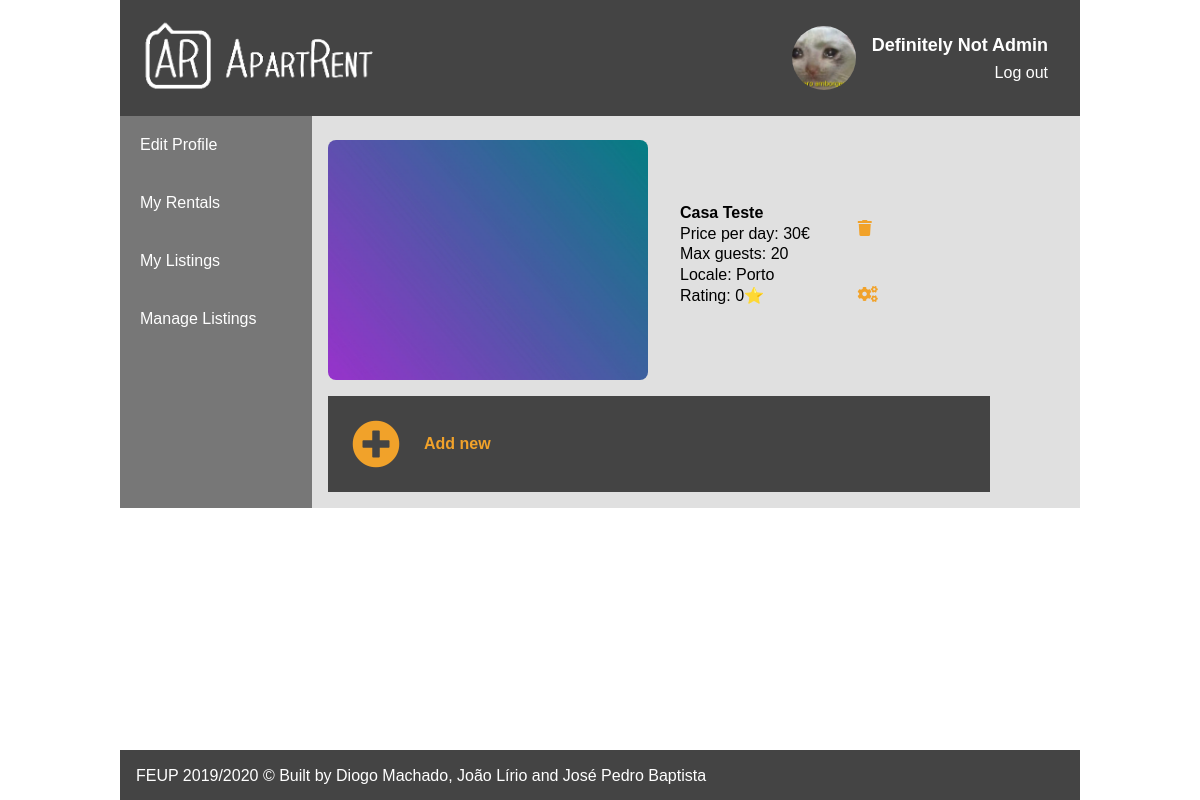
Page /pages/listings.php?manage=1 (signed in) on the committed database.
### tables this page shows
CREATE TABLE Apartment (id INTEGER PRIMARY KEY AUTOINCREMENT, address VARCHAR NOT NULL, postal_code CHAR (8) NOT NULL, daily_price REAL NOT NULL, description TEXT, owner INTEGER REFERENCES User (idUser), locale TEXT NOT NULL, listing_name TEXT NOT NULL, n_guests INTEGER NOT NULL CONSTRAINT "Number Guests" CHECK (n_guests > 0), n_ratings INTEGER DEFAULT (0) NOT NULL CONSTRAINT "Number Ratings" CHECK (n_ratings >= 0), average_rating DOUBLE CONSTRAINT "Average Rating Limits" CHECK (0.0 <= average_rating <= 5.0), CHECK (daily_price > 0), CHECK (postal_code LIKE '____-___'));

### pages/listings.php (called while the page is built, shortened)
<?php
    include_once('../templates/header.php');
    include_once('../templates/listings.php');
    include_once('../templates/footer.php');
?>

### includes/session.php (called while the page is built, shortened)
<?php
    function getUserID() {
        return $_SESSION['userID'];
    }
?>

### database/db_apartRent.php (called while the page is built, shortened)
<?php
    function getApartmentByID($id) {
        global $db;
        $stmt = $db->prepare('SELECT *
                              FROM Apartment
                              WHERE id = :id');
        $stmt->bindParam(":id", $id, PDO::PARAM_INT);
        $stmt->execute();
        return $stmt->fetch();
    }
    function getUserListings($userID) {
        global $db;
        $stmt = $db->prepare('SELECT id
                              FROM Apartment
                              WHERE owner = :user');
        $stmt->bindParam(":user", $userID, PDO::PARAM_INT);
        $stmt->execute();
        return $stmt->fetchAll();
    }
?>

### database/photo.php (called while the page is built, shortened)
<?php
    function getApartmentPhotos($idApartment)
 {
        global $db;
        $stmt = $db->prepare('SELECT idPhoto
                              FROM [Apartment-Photo]
                              WHERE idApartment = :idWantedApartment');
        $stmt->bindParam(":idWantedApartment", $idApartment, PDO::PARAM_INT);
        $stmt->execute();
        return $stmt->fetchAll();
    }
    function getPhotoPath($photoID)
 {
        return '../uploadedImages/'.$photoID.'.jpg';
    }
?>

### templates/listingInfo.php (the view)
<?php
function showListing($listing)
{
    $apartment = getApartmentByID($listing['id']);
    $apartment_images = getApartmentPhotos($listing['id']);
    $image_path = getPhotoPath($apartment_images[0]['idPhoto']);
    $apartment_name = $apartment['listing_name'];
    $apartment_daily_price = $apartment['daily_price'];
    $apartment_max = $apartment['n_guests'];
    $apartment_locale = $apartment['locale'];
    $apartment_rating = $apartment['average_rating'];
    echo    '<article>
                <a href="../pages/apartment.php?id='.$listing['id'].'">
                    <img src="' . $image_path . '" alt="">
                    <section class="info">
                        <span id="nome">' . $apartment_name . '</span>
                        <span id="preco"> ' . $apartment_daily_price . '</span>
                        <span id="max_pessoas">' . $apartment_max . '</span>
                        <span id="localidade"> ' . $apartment_locale . ' </span>
                        <span id="rating">' . $apartment_rating . '</span>
                    </section>
                </a>';
    if (isset($_GET['manage']) && $_GET['manage'] == 1) {
        echo '
                <section class="listing_buttons">
                <a href="../actions/deleteListingAction.php?id=' . $listing['id'] . '"><i class="fas fa-trash"></i></a>
                <a class="edit-listing" data-listingId=' . $listing['id'] . '><i class="fa fa-cogs" aria-hidden="true"></i></a>
                </section>
            ';
    }
    echo '</article>';
}
?>

### templates/listings.php (shortened to what this page needs)
<?php
include_once('../actions/validSession.php');
include_once('../includes/init.php');
include_once('../templates/listingInfo.php');
include_once('../database/db_apartRent.php');
include_once('../database/photo.php');
?>
<div class="profile-container" id="profile-container">
    <div class="profile-side-menu">
        <a href="../pages/editProfile.php">Edit Profile</a>
        <a href="../pages/viewRentals.php">My Rentals</a>
        <a href="../pages/listings.php">My Listings</a>
        <a href="../pages/listings.php?manage=1">Manage Listings</a>
    </div>
    <section class='results'>
        <?php
        $userID = getUserID();
        $query_results = getUserListings($userID);
        if (count($query_results) == 0) {
            echo '<p> No results found. </p>';
        }
        else
        {
            foreach ($query_results as $apartmentID)
            {
                showListing($apartmentID);
            }
        }
        if(isset($_GET['manage']) && $_GET['manage'] == 1)
            echo '<article id="addNewListing" onclick="addListing();">
                    <i class="fas fa-plus-circle"></i>
                    <span>Add new</span>
                </article>';
        ?>
    </section>
</div>

### css/style.css (style rules this page uses)
body { font-family: 'Trebuchet MS', sans-serif; }
.results { padding: 1em; }
.results article { padding-top: 0.5em; padding-bottom: 0.5em; display: flex; flex-direction: row; }
#addNewListing { height: 5em; width: 90%; color: rgb(241, 162, 42); background-color: #444444; margin-top: 0.5em; cursor: pointer; }
#addNewListing > span { align-self: center; font-weight: bold; -webkit-touch-callout: none; -webkit-user-select: none; -khtml-user-select: none; -moz-user-select: none; -ms-user-select: none; user-select: none; }
#addNewListing > i { align-self: center; font-size: 3em; margin-right: 0.5em; margin-left: 0.5em; }
.listing_buttons { display: flex; flex-direction: column; margin-left: 2em; margin-top: 4em; }
.listing_buttons > a { border: none; margin-bottom: 1em; padding: 1em; color: rgb(241, 162, 42); cursor: pointer; }
.results > article > a { text-decoration: none; color: #000; }
.results .info #nome { font-weight: bolder; }
.results .info #preco:before { content: 'Price per day: '; }
.results .info #preco:after { content: '€'; }
.results .info #max_pessoas:before { content: 'Max guests: '; }
.results .info #localidade:before { content: 'Locale: '; }
.results .info #rating:before { content: 'Rating: '; }
.results .info #rating:after { content: '\2B50'; }
.profile-container { background-color: #E0E0E0; }
.profile-side-menu { background-color: #777777; }
.profile-side-menu a { text-decoration: none; font-size: 100%; color: #fff; }
.profile-side-menu a { padding: 20px 20px 20px 20px; display: block; }
.info > span { padding-bottom: 2%; }

### css/layout.css (style rules this page uses)
body { margin: 0 auto; width: 60em; }
.profile-container { display: grid; grid-template-rows: auto auto; grid-template-columns: 12em auto; }
.profile-side-menu { grid-column: 1; grid-row: 1; }
.results { padding: 1em; }
.results article { display: flex; flex-direction: row; }
.results > article > a { display: flex; }
.results .info { display: flex; flex-direction: column; margin-left: 2em; margin-top: 4em; }
.results > article img { height: 15em; width: 20em; object-fit: cover; border-radius: 8px; }

### rows in the picture
apartment: listing_name "Casa Teste", daily_price "30", n_guests "20", locale "Porto", average_rating "0"

### other values in the picture
$_SESSION['name'] "Definitely Not Admin"
